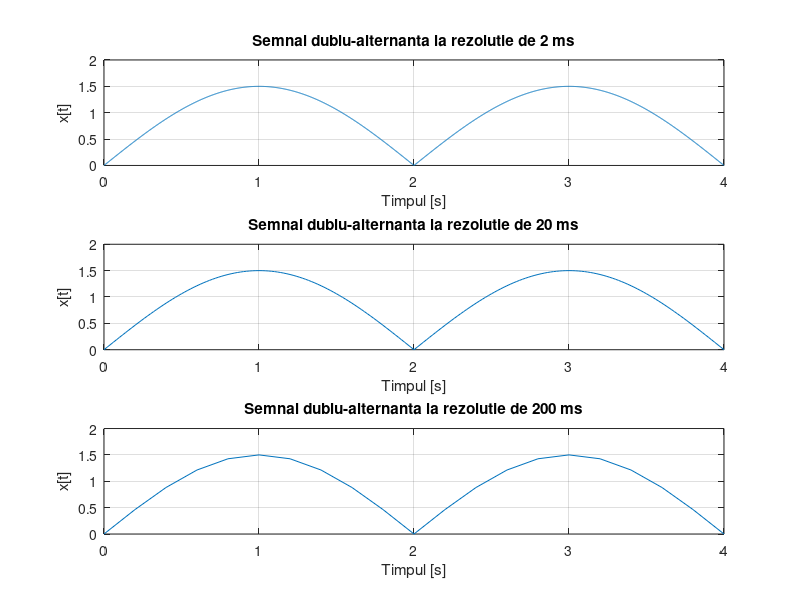

Here is the MATLAB script that generated this plot:
subplot(3,1,1);
F=0.25; %frecventa semnalului
t=0:0.002:4; %pasul (rezolutia) de 2ms
s=1.5*abs(sin(2*pi*F*t)); %am folosit functia abs (modul) pentru a schimba toate 
                          %componentele negative ale semnalului x[t] in
                          %componente pozitive
plot(t,s),grid
title('Semnal dublu-alternanta la rezolutie de 2 ms');
xlabel('Timpul [s]')
ylabel('x[t]')

subplot(3,1,2);
F=0.25;
t=0:0.02:4;
s=1.5*abs(sin(2*pi*F*t));
plot(t,s),grid
title('Semnal dublu-alternanta la rezolutie de 20 ms');
xlabel('Timpul [s]')
ylabel('x[t]')

subplot(3,1,3);
F=0.25;
t=0:0.2:4;
s=1.5*abs(sin(2*pi*F*t));
plot(t,s),grid
title('Semnal dublu-alternanta la rezolutie de 200 ms');
xlabel('Timpul [s]')
ylabel('x[t]')